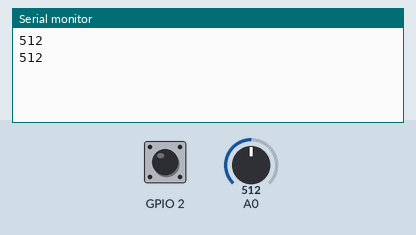
Simulated run of this sketch. Board: ESP8266 (NodeMCU). Shown: the last lines printed to the serial monitor. The inputs (shaded band) are chosen by the test bench; at power-on: A0 = 512, GPIO 2 HIGH.

Above: at 1.8 s.
1.9 s: A0 set to 716
At 2.8 s:
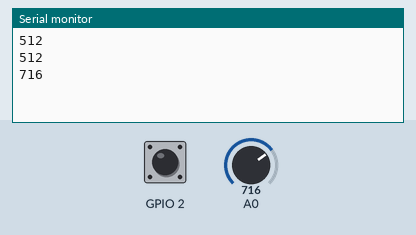
3.4 s: A0 set to 900
At 4.5 s:
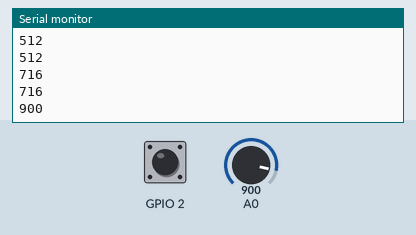
Timing chart, 0 to 6.4 s (numbered marks = the images above; inputs shaded):
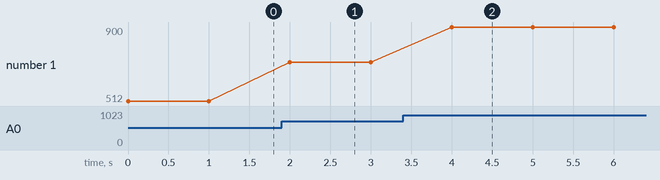

The sketch:

VccRead.ino
```cpp
extern "C" {
#include "user_interface.h"
#include "gpio.h"
}

//ADC_MODE(ADC_VCC);

int vdd;
int bat;
int level;

void setup() {
  Serial.begin(115200);
  while (!Serial);
  Serial.println();
}

void loop() {
  //what comes from battery
  bat = analogRead(A0);

  //level = map(level, 580, 774, 0, 100);
  //Serial.print("Battery level: "); Serial.print(level); Serial.println("%");
  Serial.println(bat);
  //what gets to the chip, needs ADC_MODE(ADC_VCC); but that breaks the code above
  /*
  vdd = ESP.getVcc();
  Serial.println(vdd);
  */
  /*
  PIN_FUNC_SELECT(PERIPHS_IO_MUX_MTDO_U , FUNC_GPIO15);
  PIN_FUNC_SELECT(PERIPHS_IO_MUX_MTCK_U, FUNC_GPIO13);
  GPIO_DIS_OUTPUT(BIT15);
  PIN_PULLUP_EN(PERIPHS_IO_MUX_MTDO_U);

  if (!GPIO_INPUT_GET(15)) Serial.println("LOW");
  */
  if(digitalRead(2) == LOW) digitalWrite(15, HIGH);//Serial.println("LOW");

  delay(1000);
  digitalWrite(15, HIGH);
}
```

Measured:
- after the input at 1.9 s, the serial monitor: prints a new line after 0.10 s (image 1)
- after the input at 3.4 s, the serial monitor: prints a new line after 0.60 s (image 2)
- plotted number 1: 512 → 716 after the input at 1.9 s, 716 → 900 after the input at 3.4 s
